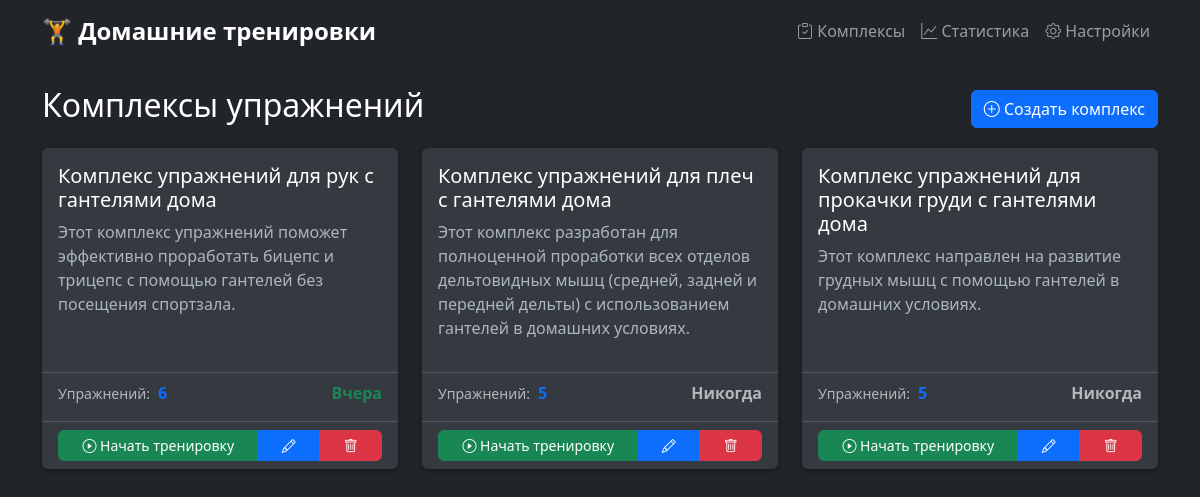
Page /workout-sets on the committed database.
### tables this page shows
CREATE TABLE workout_sets (
            code TEXT PRIMARY KEY,
            name TEXT NOT NULL,
            description TEXT,
            created_at TIMESTAMP NOT NULL DEFAULT CURRENT_TIMESTAMP,
            updated_at TIMESTAMP NOT NULL DEFAULT CURRENT_TIMESTAMP
        );

### app.py (the view)
@app.route('/workout-sets')
def workout_sets_list():
    workout_sets = WorkoutSetModel.get_all()
    for workout_set in workout_sets:
        exercises = ExerciseModel.get_by_workoutset(workout_set['code'])
        workout_set['exercise_count'] = len(exercises)
        total_rounds = sum(ex['round_count'] for ex in exercises)
        total_rest_time = sum(ex['rest_seconds'] * (ex['round_count'] - 1) for ex in exercises)
        estimated_duration = round((total_rest_time + total_rounds * 30) / 60)  # примерно 30 сек на подход
        workout_set['total_rounds'] = total_rounds
        workout_set['estimated_duration'] = estimated_duration
        last_workout = WorkoutLogModel.get_last_workout_for_set(workout_set['code'])
        if last_workout:
            from datetime import datetime, timezone, date
            try:
                last_date = datetime.fromisoformat(last_workout['date'].replace('Z', '+00:00'))
                if last_date.tzinfo is not None:
                    last_date = last_date.astimezone()
                last_date_only = last_date.date()
                today = date.today()
                days_ago = (today - last_date_only).days
                workout_set['last_workout_days_ago'] = days_ago
                workout_set['last_workout_date'] = last_workout['date']
            except Exception as e:
                print(f"Ошибка при обработке даты тренировки: {e}")
                workout_set['last_workout_days_ago'] = None
                workout_set['last_workout_date'] = None
        else:
            workout_set['last_workout_days_ago'] = None
            workout_set['last_workout_date'] = None
    return render_template('workout_sets/list.html', workout_sets=workout_sets)

### models.py (called while the page is built)
def get_db_path() -> str:
    return os.path.join(os.path.dirname(__file__), 'workout_app.db')

@contextmanager
def get_db_connection():
    conn = sqlite3.connect(get_db_path())
    conn.row_factory = sqlite3.Row  # Возвращать результаты как dict
    conn.execute('PRAGMA foreign_keys = ON')
    try:
        yield conn
    finally:
        conn.close()

    @staticmethod
    def get_all() -> List[Dict[str, Any]]:
        with get_db_connection() as conn:
            cursor = conn.cursor()
            cursor.execute('''
                SELECT code, name, description, created_at, updated_at
                FROM workout_sets
                ORDER BY created_at DESC
            ''')
            return [dict(row) for row in cursor.fetchall()]

    @staticmethod
    def get_last_workout_for_set(workoutset_code: str) -> Optional[Dict[str, Any]]:
        with get_db_connection() as conn:
            cursor = conn.cursor()
            cursor.execute('''
                SELECT code, date, workoutset_code, duration_seconds, completed_exercises
                FROM workout_logs
                WHERE workoutset_code = ?
                ORDER BY date DESC
                LIMIT 1
            ''', (workoutset_code,))
            row = cursor.fetchone()
            if row:
                log = dict(row)
                try:
                    log['completed_exercises'] = json.loads(log['completed_exercises']) if log['completed_exercises'] else []
                except (json.JSONDecodeError, TypeError):
                    log['completed_exercises'] = []
                return log
            return None

### templates/workout_sets/list.html (shortened to what this page needs)
{% extends "base.html" %}
{% block content %}
<div class="row">
    <div class="col-12">
        <div class="d-flex justify-content-between align-items-center mb-3">
            <h2>Комплексы упражнений</h2>
            <a href="{{ url_for('workout_sets_new') }}" class="btn btn-primary">
                <i class="bi bi-plus-circle"></i> Создать комплекс
            </a>
        </div>
        {% if workout_sets %}
            <div class="row">
                {% for workout_set in workout_sets %}
                    <div class="col-md-6 col-lg-4 mb-3">
                        <div class="card h-100" data-workout-code="{{ workout_set.code }}">
                            <div class="card-body">
                                <h5 class="card-title">{{ workout_set.name }}</h5>
                                {% if workout_set.description %}
                                    <p class="card-text">{{ workout_set.description }}</p>
                                {% endif %}
                            </div>
                            <div class="card-footer bg-transparent">
                                <div class="d-flex justify-content-between align-items-center mb-2">
                                    <div class="d-flex align-items-center me-4">
                                        <small class="text-muted me-2">Упражнений:</small>
                                        <span class="fw-bold text-primary">{{ workout_set.exercise_count }}</span>
                                    </div>
                                    <div class="d-flex align-items-center">
                                        {% if workout_set.last_workout_days_ago is not none %}
                                            {% if workout_set.last_workout_days_ago <= 2 %}
                                                {% if workout_set.last_workout_days_ago == 0 %}
                                                    <span class="fw-bold text-success">Сегодня</span>
                                                {% elif workout_set.last_workout_days_ago == 1 %}
                                                    <span class="fw-bold text-success">Вчера</span>
                                                {% else %}
                                                    <span class="fw-bold text-success">{{ workout_set.last_workout_days_ago }} дн. назад</span>
                                                {% endif %}
                                            {% elif workout_set.last_workout_days_ago <= 7 %}
                                                <span class="fw-bold text-warning">{{ workout_set.last_workout_days_ago }} дн. назад</span>
                                            {% else %}
                                                <span class="fw-bold text-danger">{{ workout_set.last_workout_days_ago }} дн. назад</span>
                                            {% endif %}
                                        {% else %}
                                            <span class="fw-bold text-muted">Никогда</span>
                                        {% endif %}
                                    </div>
                                </div>
                            </div>
                            <div class="card-footer bg-transparent">
                                <div class="btn-group w-100" role="group">
                                    <a href="{{ url_for('workout_start', code=workout_set.code) }}"
                                       class="btn btn-success btn-sm start-workout-btn">
                                        <i class="bi bi-play-circle"></i>
                                        <span class="btn-text">Начать тренировку</span>
                                    </a>
                                    <a href="{{ url_for('workout_sets_edit', code=workout_set.code) }}"
                                       class="btn btn-primary btn-sm">
                                        <i class="bi bi-pencil"></i>
                                    </a>
                                    <a href="#"
                                       class="btn btn-danger btn-sm"
                                       data-bs-toggle="modal"
                                       data-bs-target="#deleteModal"
                                       data-code="{{ workout_set.code }}"
                                       data-name="{{ workout_set.name }}">
                                        <i class="bi bi-trash"></i>
                                    </a>
                                </div>
                            </div>
                        </div>
                    </div>
                {% endfor %}
            </div>
        {% endif %}
    </div>
</div>
{% endblock %}

### templates/base.html (shortened to what this page needs)
<!DOCTYPE html>
<html lang="ru" data-bs-theme="dark">
<head>
    <link href="https://cdn.jsdelivr.net/npm/bootstrap@5.3.2/dist/css/bootstrap.min.css" rel="stylesheet">
    <link href="https://cdn.jsdelivr.net/npm/bootstrap-icons@1.11.1/font/bootstrap-icons.css" rel="stylesheet">
    <link href="{{ url_for('static', filename='css/style.css') }}" rel="stylesheet">
</head>
<body>
    <nav class="navbar navbar-expand-lg navbar-dark bg-dark">
        <div class="container">
            <a class="navbar-brand" href="{{ url_for('index') }}">
                <strong>🏋️ Домашние тренировки</strong>
            </a>
            <ul class="navbar-nav ms-auto">
                <li class="nav-item">
                    <a class="nav-link" href="{{ url_for('workout_sets_list') }}">
                        <i class="bi bi-clipboard-check"></i> Комплексы
                    </a>
                </li>
                <li class="nav-item">
                    <a class="nav-link" href="{{ url_for('statistics') }}">
                        <i class="bi bi-graph-up"></i> Статистика
                    </a>
                </li>
                <li class="nav-item">
                    <a class="nav-link" href="{{ url_for('settings') }}">
                        <i class="bi bi-gear"></i> Настройки
                    </a>
                </li>
            </ul>
        </div>
    </nav>
    <main class="container mt-4">
        {% block content %}{% endblock %}
    </main>
</body>
</html>

### static/css/style.css (style rules this page uses)
body { background-color: #212529; color: #ffffff; font-family: 'Segoe UI', Tahoma, Geneva, Verdana, sans-serif; }
.card { border: none; background-color: #343a40; box-shadow: 0 2px 4px rgba(0,0,0,0.3); transition: transform 0.2s ease-in-out, box-shadow 0.2s ease-in-out; }
.card-body { color: #ffffff; }
.card-title { color: #ffffff; }
.card-text { color: #adb5bd; }
.btn { border-radius: 6px; font-weight: 500; }
.btn-group .btn { border-radius: 0; }
.btn-group .btn:first-child { border-top-left-radius: 6px; border-bottom-left-radius: 6px; }
.btn-group .btn:last-child { border-top-right-radius: 6px; border-bottom-right-radius: 6px; }
.navbar-brand { font-size: 1.5rem; }

### rows in the picture
workout_sets: name "Комплекс упражнений для рук с гантелями дома", description "Этот комплекс упражнений поможет эффективно проработать бицепс и трицепс с помощью гантелей без посещения спортзала."
workout_sets: name "Комплекс упражнений для плеч с гантелями дома", description "Этот комплекс разработан для полноценной проработки всех отделов дельтовидных мышц (средней, задней и передней дельты) с использованием гантелей в домашних условиях.", exercise_count "5", shows "Никогда"
workout_sets: name "Комплекс упражнений для прокачки груди с гантелями дома", description "Этот комплекс направлен на развитие грудных мышц с помощью гантелей в домашних условиях.", exercise_count "5", shows "Никогда"

### other values in the picture
{{ workout_set.exercise_count }} "6"
